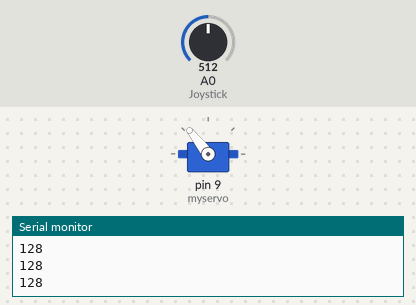
Bench run of a sketch on a simulated Arduino Uno, built with avr-gcc and run on an emulated ATmega328P. On the bench: servo, the last lines printed to the serial monitor. The test bench sets the inputs (shaded band); at power-on: A0 (Joystick) = 512.

Above: at 1.2 s.
1.3 s: A0 (Joystick) set to 716
At 2.5 s:
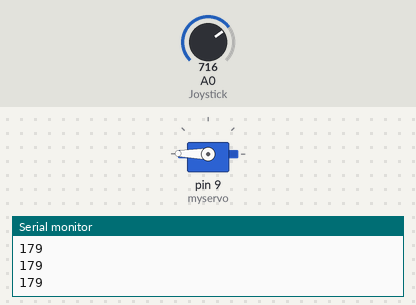
2.8 s: A0 (Joystick) set to 900
At 3.7 s:
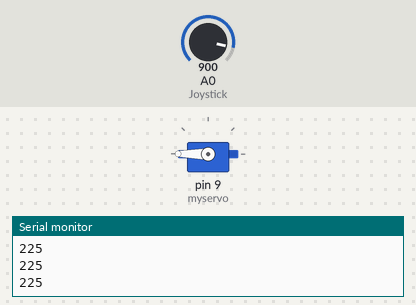
4.3 s: A0 (Joystick) set to 306
At 4.7 s:
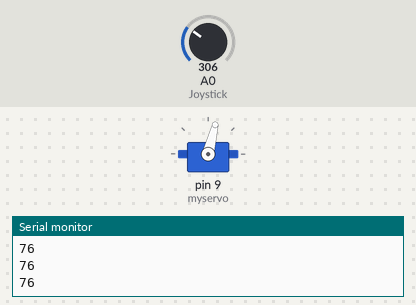
5.8 s: A0 (Joystick) set to 122
At 6.8 s:
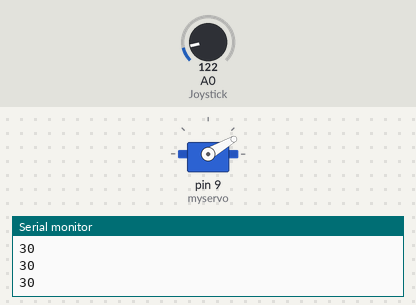
7.3 s: A0 (Joystick) set to 0
At 8.5 s:
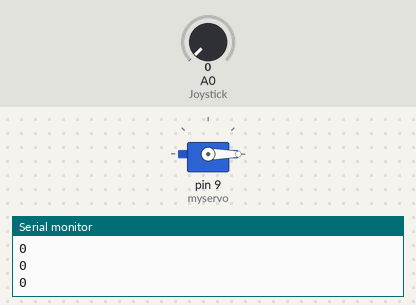
8.8 s: A0 (Joystick) set to 1023
At 9.5 s:
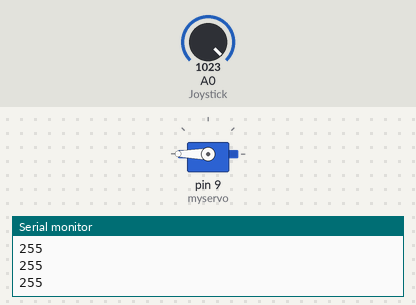
Timing chart, 0 to 11.3 s (numbered marks = the images above; inputs shaded):
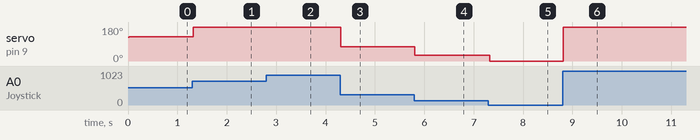

The sketch:

Joystick_Servo.ino
```cpp
#include <Servo.h>

Servo myservo;  // create servo object to control a servo
// twelve servo objects can be created on most boards

int pos=255/2;    // variable to store the servo position
int Joystick=A0;
int JoystickValue;
int pwmValue;
int aux=0;
void setup() {
  myservo.attach(9);  // attaches the servo on pin 9 to the servo object
Serial.begin(9600);
}

void loop() {
if(aux==0)
{
  myservo.write(pos);
  delay(25);
  aux++;
}
JoystickValue=analogRead(Joystick);
pos=JoystickValue/4;
myservo.write(pos);
delay(25);
Serial.println(pos);
}
```

Measured:
- after the input at 1.3 s, servo on pin 9 (myservo): 128° → 179° at once
- after the input at 2.8 s, servo on pin 9 (myservo): 179° → 180° at once
- after the input at 4.3 s, servo on pin 9 (myservo): 180° → 76° at once
- after the input at 5.8 s, servo on pin 9 (myservo): 76° → 30° at once
- after the input at 7.3 s, servo on pin 9 (myservo): 30° → 0° at once
- after the input at 8.8 s, servo on pin 9 (myservo): 0° → 180° at once
